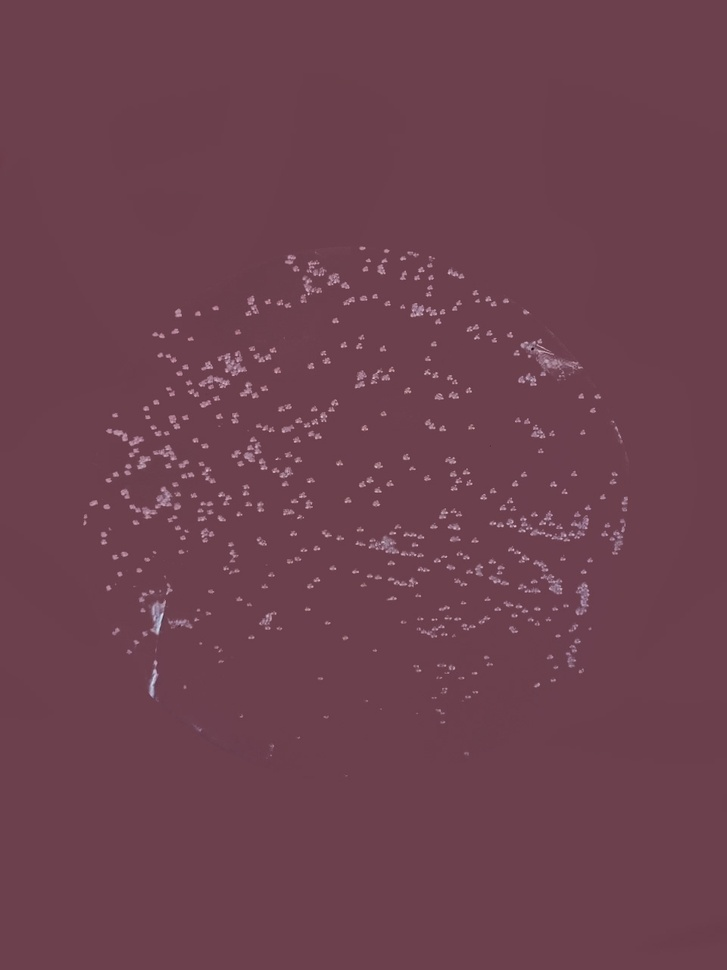
#> input picture reference-modified.jpg, 727 x 970 px, shrunk from 960 x 1280 before the run
$ jupyter execute bacteria_colonies_counter.ipynb
#> lines starting #> are read from the running program, lines starting #| are printed output that depends on the picture; after the words box and inside, x2 and y2 are one past the last pixel; in counts of white or black regions, pixels touching at a corner belong together
<a href="https://colab.research.google.com/github/m-mahdavian/bacteria-colonies-counter/blob/main/bacteria_colonies_counter.ipynb" target="_parent"></a>

[cell 1]
import cv2
import numpy as np

# Provide the correct image path
image_path = "reference-modified.jpg"

# Load the image
image = cv2.imread(image_path, cv2.IMREAD_GRAYSCALE)
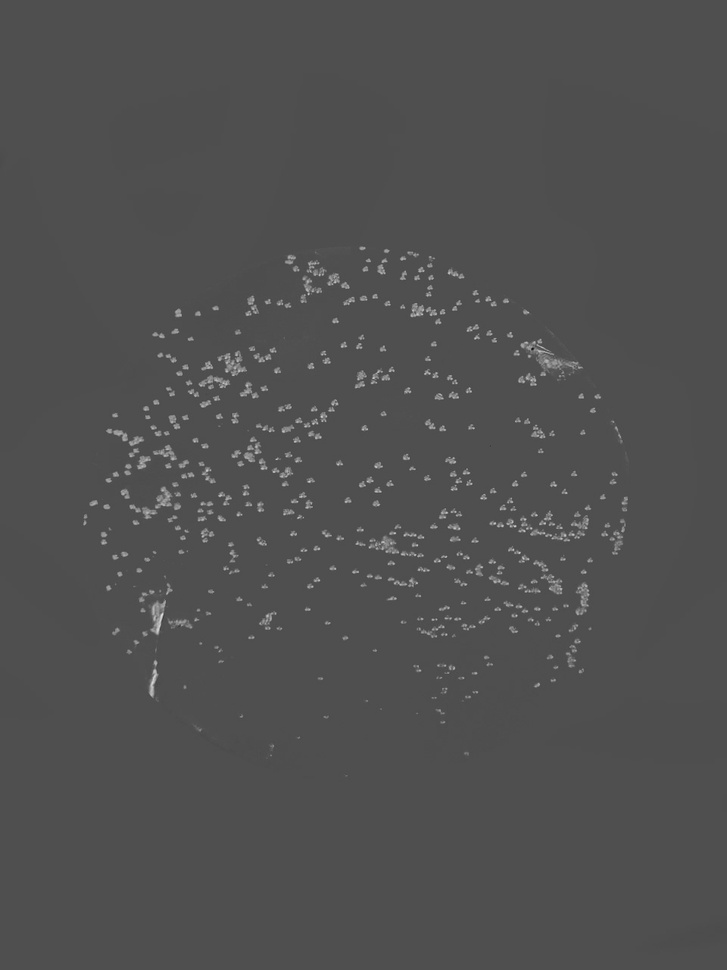
#> image: shape (970, 727); min 19, max 225, mean 80.1
if image is None:
    print("Error: Image not loaded. Check the file path.")
else:
    print("Image loaded successfully.")


# Preprocess the image (blur to reduce noise)
blurred_image = cv2.GaussianBlur(image, (5, 5), 0)

# Threshold the image to separate colonies from the background
_, binary_image = cv2.threshold(blurred_image, 0, 255, cv2.THRESH_BINARY + cv2.THRESH_OTSU)
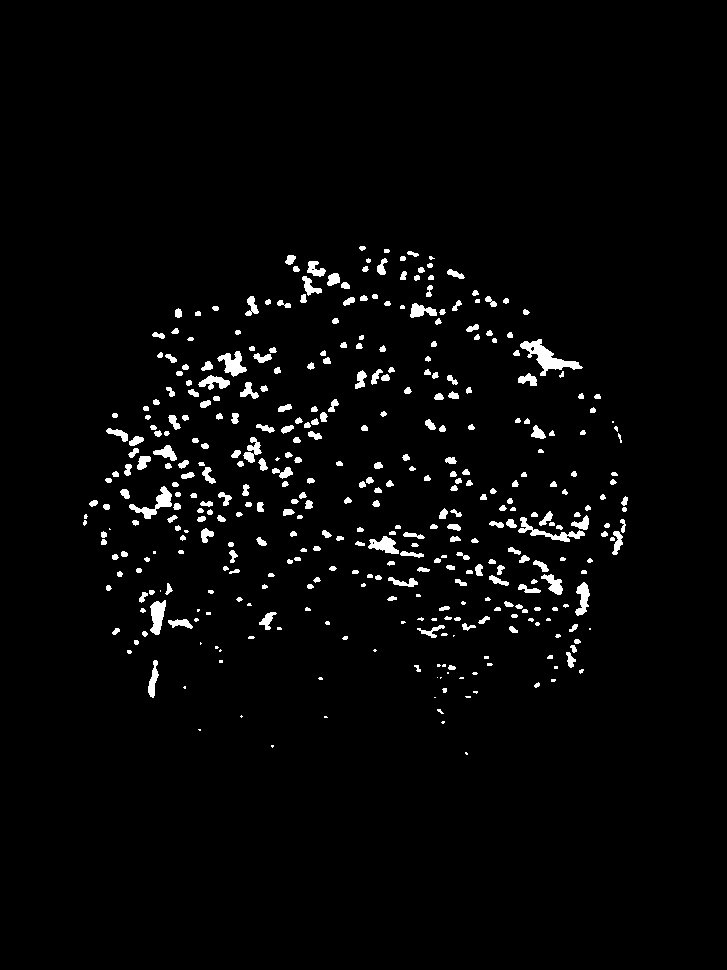
#> binary_image: shape (970, 727); 2.8% white; 396 white regions (69 under 20 px)

# Find contours of the colonies
contours, _ = cv2.findContours(binary_image, cv2.RETR_EXTERNAL, cv2.CHAIN_APPROX_SIMPLE)
#> contours = 396 contours, 170 with area under 20; largest, box (x1, y1, x2, y2) and area: (520, 339, 583, 376) 684, (129, 486, 172, 519) 372, (217, 351, 247, 377) 334, (150, 600, 166, 635) 330, (518, 517, 585, 542) 330

# Filter contours by area (to avoid counting noise)
min_area = 10  # Minimum area of a colony
colonies = [cnt for cnt in contours if cv2.contourArea(cnt) > min_area]
#> colonies = 340 contours, 114 with area under 20; largest, box (x1, y1, x2, y2) and area: (520, 339, 583, 376) 684, (129, 486, 172, 519) 372, (217, 351, 247, 377) 334, (150, 600, 166, 635) 330, (518, 517, 585, 542) 330

# Count colonies
colony_count = len(colonies)
#> colony_count = 340
print(f"Number of bacterial colonies detected: {colony_count}")
#| Number of bacterial colonies detected: 340

# Visualize the result (optional)
result_image = cv2.cvtColor(image, cv2.COLOR_GRAY2BGR)
cv2.drawContours(result_image, colonies, -1, (0, 255, 0), 2)  # Draw contours in green
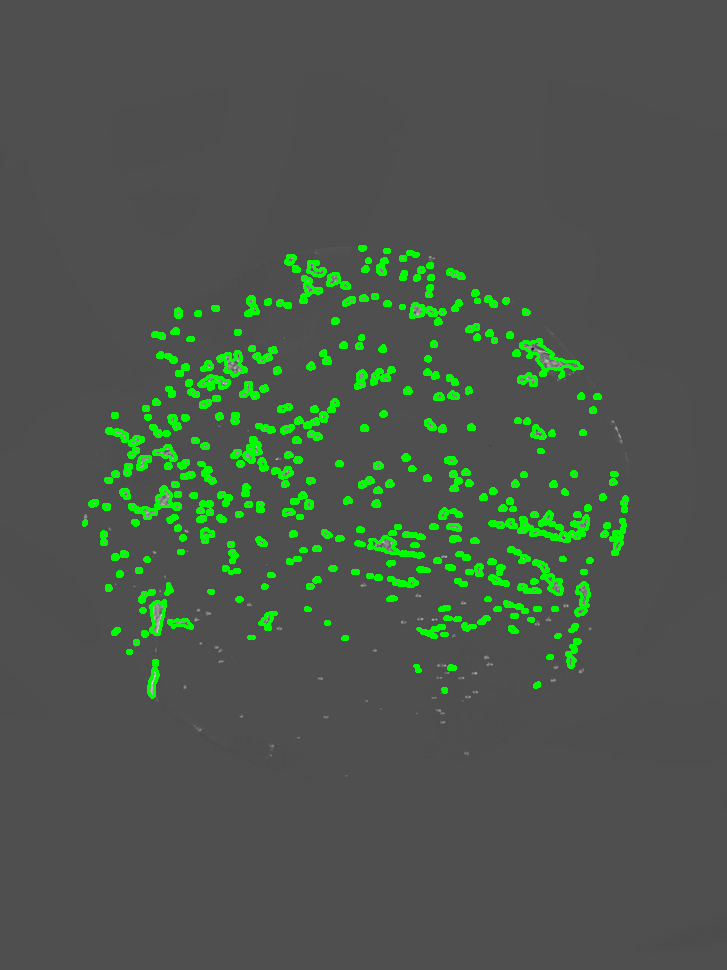
#> result_image: shape (970, 727, 3); mean B, G, R 75.8, 86.4, 75.8

# Save the result image (optional)
cv2.imwrite("colonies_detected.jpeg", result_image)
#> Out = True
